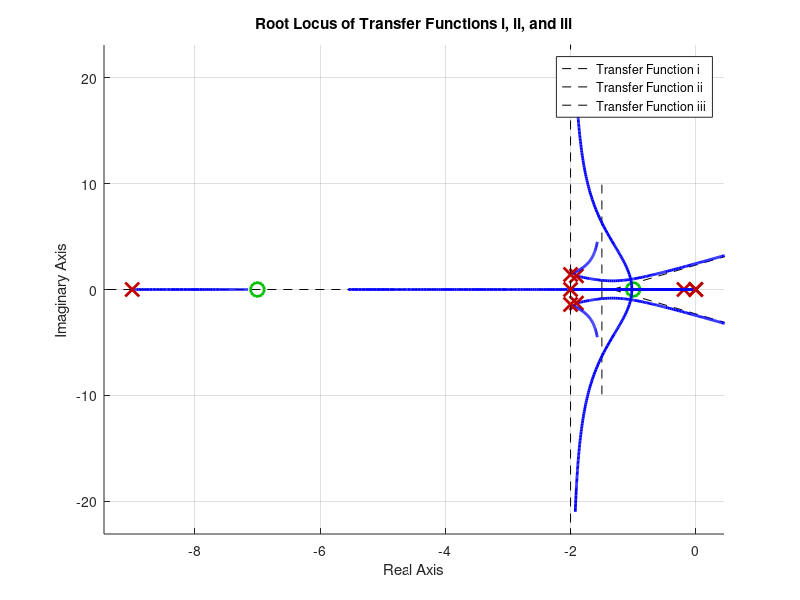

Here is the MATLAB script that generated this plot:
% Define the numerators and denominators of all three transfer functions
num_i = [1];
den_i = [1 4 6 1];
num_ii = [1 1];
den_ii = conv([1 0], [1 4 6]);
num_iii = [1 7];
den_iii = conv(conv([1 0], [1 2]), [1 9]);

% Create transfer function models
sys_i = tf(num_i, den_i);
sys_ii = tf(num_ii, den_ii);
sys_iii = tf(num_iii, den_iii);

% Plot the root locus of each transfer function on the same graph
figure;
hold on; % Hold the plot for multiple root locus plots
rlocus(sys_i, 'r'); % Plot with red color
rlocus(sys_ii, 'g'); % Plot with green color
rlocus(sys_iii, 'b'); % Plot with blue color
hold off; % Release the plot

% Add title and legend
title('Root Locus of Transfer Functions i, ii, and iii');
legend('Transfer Function i', 'Transfer Function ii', 'Transfer Function iii');
